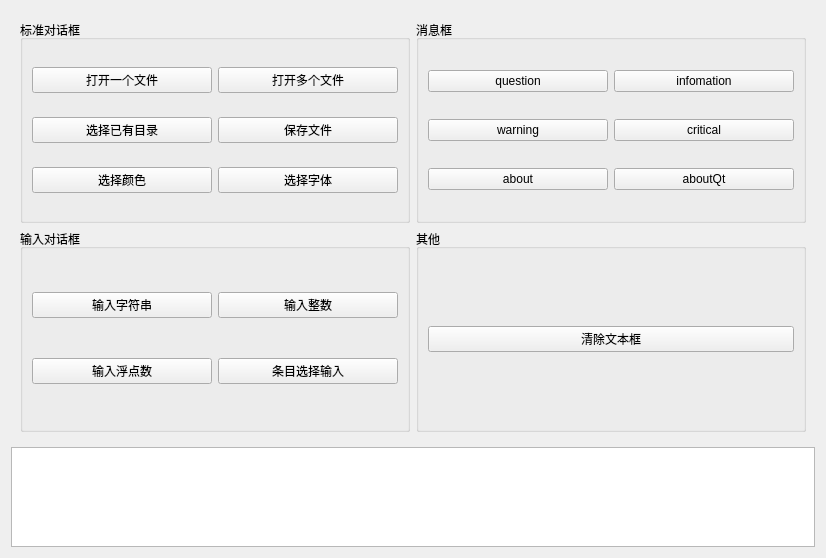
<?xml version="1.0" encoding="UTF-8"?>
<ui version="4.0">
 <class>Widget</class>
 <widget class="QWidget" name="Widget">
  <property name="geometry">
   <rect>
    <x>0</x>
    <y>0</y>
    <width>826</width>
    <height>558</height>
   </rect>
  </property>
  <property name="windowTitle">
   <string>Widget</string>
  </property>
  <layout class="QVBoxLayout" name="verticalLayout">
   <item>
    <widget class="QWidget" name="widget" native="true">
     <layout class="QGridLayout" name="gridLayout">
      <item row="0" column="0">
       <widget class="QGroupBox" name="groupBox">
        <property name="title">
         <string>标准对话框</string>
        </property>
        <layout class="QGridLayout" name="gridLayout_2">
         <item row="0" column="0">
          <widget class="QPushButton" name="btnOpenSingleFile">
           <property name="text">
            <string>打开一个文件</string>
           </property>
          </widget>
         </item>
         <item row="0" column="1">
          <widget class="QPushButton" name="btnOpenMultyFile">
           <property name="text">
            <string>打开多个文件</string>
           </property>
          </widget>
         </item>
         <item row="1" column="0">
          <widget class="QPushButton" name="btnSelectExistDir">
           <property name="text">
            <string>选择已有目录</string>
           </property>
          </widget>
         </item>
         <item row="1" column="1">
          <widget class="QPushButton" name="btnSaveFile">
           <property name="text">
            <string>保存文件</string>
           </property>
          </widget>
         </item>
         <item row="2" column="0">
          <widget class="QPushButton" name="btnSelectColor">
           <property name="text">
            <string>选择颜色</string>
           </property>
          </widget>
         </item>
         <item row="2" column="1">
          <widget class="QPushButton" name="btnSelectFont">
           <property name="text">
            <string>选择字体</string>
           </property>
          </widget>
         </item>
        </layout>
       </widget>
      </item>
      <item row="0" column="1">
       <widget class="QGroupBox" name="groupBox_5">
        <property name="title">
         <string>消息框</string>
        </property>
        <layout class="QGridLayout" name="gridLayout_4">
         <item row="0" column="0">
          <widget class="QPushButton" name="btnMsgQues">
           <property name="text">
            <string>question</string>
           </property>
          </widget>
         </item>
         <item row="0" column="1">
          <widget class="QPushButton" name="btnMsgInfo">
           <property name="text">
            <string>infomation</string>
           </property>
          </widget>
         </item>
         <item row="1" column="0">
          <widget class="QPushButton" name="btnMsgWarn">
           <property name="text">
            <string>warning</string>
           </property>
          </widget>
         </item>
         <item row="1" column="1">
          <widget class="QPushButton" name="btnMsgCirtical">
           <property name="text">
            <string>critical</string>
           </property>
          </widget>
         </item>
         <item row="2" column="0">
          <widget class="QPushButton" name="btnMsgAbout">
           <property name="text">
            <string>about</string>
           </property>
          </widget>
         </item>
         <item row="2" column="1">
          <widget class="QPushButton" name="btnMsgAboutQt">
           <property name="text">
            <string>aboutQt</string>
           </property>
          </widget>
         </item>
        </layout>
       </widget>
      </item>
      <item row="1" column="0">
       <widget class="QGroupBox" name="groupBox_3">
        <property name="title">
         <string>输入对话框</string>
        </property>
        <layout class="QGridLayout" name="gridLayout_3">
         <item row="0" column="0">
          <widget class="QPushButton" name="btnInputStr">
           <property name="text">
            <string>输入字符串</string>
           </property>
          </widget>
         </item>
         <item row="0" column="1">
          <widget class="QPushButton" name="btnInputNum">
           <property name="text">
            <string>输入整数</string>
           </property>
          </widget>
         </item>
         <item row="1" column="0">
          <widget class="QPushButton" name="btnInputFloat">
           <property name="text">
            <string>输入浮点数</string>
           </property>
          </widget>
         </item>
         <item row="1" column="1">
          <widget class="QPushButton" name="btnInputItem">
           <property name="text">
            <string>条目选择输入</string>
           </property>
          </widget>
         </item>
        </layout>
       </widget>
      </item>
      <item row="1" column="1">
       <widget class="QGroupBox" name="groupBox_7">
        <property name="title">
         <string>其他</string>
        </property>
        <layout class="QGridLayout" name="gridLayout_5">
         <item row="0" column="0">
          <widget class="QPushButton" name="btnTextClear">
           <property name="text">
            <string>清除文本框</string>
           </property>
          </widget>
         </item>
        </layout>
       </widget>
      </item>
     </layout>
    </widget>
   </item>
   <item>
    <widget class="QPlainTextEdit" name="plainTextEdit">
     <property name="maximumSize">
      <size>
       <width>16777215</width>
       <height>100</height>
      </size>
     </property>
    </widget>
   </item>
  </layout>
 </widget>
 <resources/>
 <connections/>
</ui>
